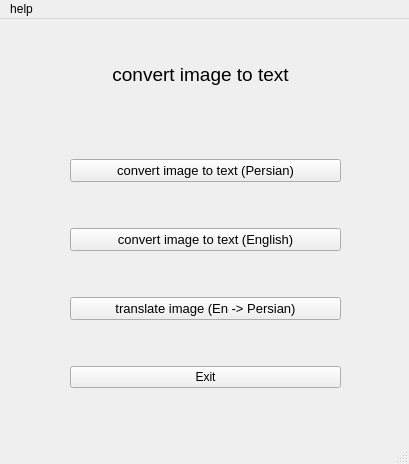
<?xml version="1.0" encoding="UTF-8"?>
<ui version="4.0">
 <class>MainWindow</class>
 <widget class="QMainWindow" name="MainWindow">
  <property name="geometry">
   <rect>
    <x>0</x>
    <y>0</y>
    <width>409</width>
    <height>464</height>
   </rect>
  </property>
  <property name="windowTitle">
   <string>MainWindow</string>
  </property>
  <widget class="QWidget" name="centralwidget">
   <widget class="QLabel" name="label_1">
    <property name="geometry">
     <rect>
      <x>60</x>
      <y>40</y>
      <width>281</width>
      <height>31</height>
     </rect>
    </property>
    <property name="font">
     <font>
      <pointsize>14</pointsize>
     </font>
    </property>
    <property name="text">
     <string>convert image to text</string>
    </property>
    <property name="alignment">
     <set>Qt::AlignCenter</set>
    </property>
   </widget>
   <widget class="QWidget" name="">
    <property name="geometry">
     <rect>
      <x>70</x>
      <y>100</y>
      <width>271</width>
      <height>311</height>
     </rect>
    </property>
    <layout class="QVBoxLayout" name="verticalLayout">
     <item>
      <widget class="QPushButton" name="btn_1">
       <property name="font">
        <font>
         <pointsize>10</pointsize>
        </font>
       </property>
       <property name="text">
        <string>convert image to text (Persian)</string>
       </property>
      </widget>
     </item>
     <item>
      <widget class="QPushButton" name="btn_2">
       <property name="font">
        <font>
         <pointsize>10</pointsize>
        </font>
       </property>
       <property name="text">
        <string>convert image to text (English)</string>
       </property>
      </widget>
     </item>
     <item>
      <widget class="QPushButton" name="btn_3">
       <property name="font">
        <font>
         <pointsize>10</pointsize>
        </font>
       </property>
       <property name="text">
        <string>translate image (En -&gt; Persian)</string>
       </property>
      </widget>
     </item>
     <item>
      <widget class="QPushButton" name="btn_4">
       <property name="text">
        <string>Exit</string>
       </property>
      </widget>
     </item>
    </layout>
   </widget>
  </widget>
  <widget class="QMenuBar" name="menubar">
   <property name="geometry">
    <rect>
     <x>0</x>
     <y>0</y>
     <width>409</width>
     <height>26</height>
    </rect>
   </property>
   <widget class="QMenu" name="menuhelp">
    <property name="title">
     <string>help</string>
    </property>
    <widget class="QMenu" name="menuabout">
     <property name="title">
      <string>about</string>
     </property>
     <addaction name="actionconvert_and_translate_image"/>
    </widget>
    <addaction name="menuabout"/>
   </widget>
   <addaction name="menuhelp"/>
  </widget>
  <widget class="QStatusBar" name="statusbar"/>
  <action name="actionconvert_and_translate_image">
   <property name="text">
    <string>convert and translate image</string>
   </property>
  </action>
 </widget>
 <resources/>
 <connections/>
</ui>
